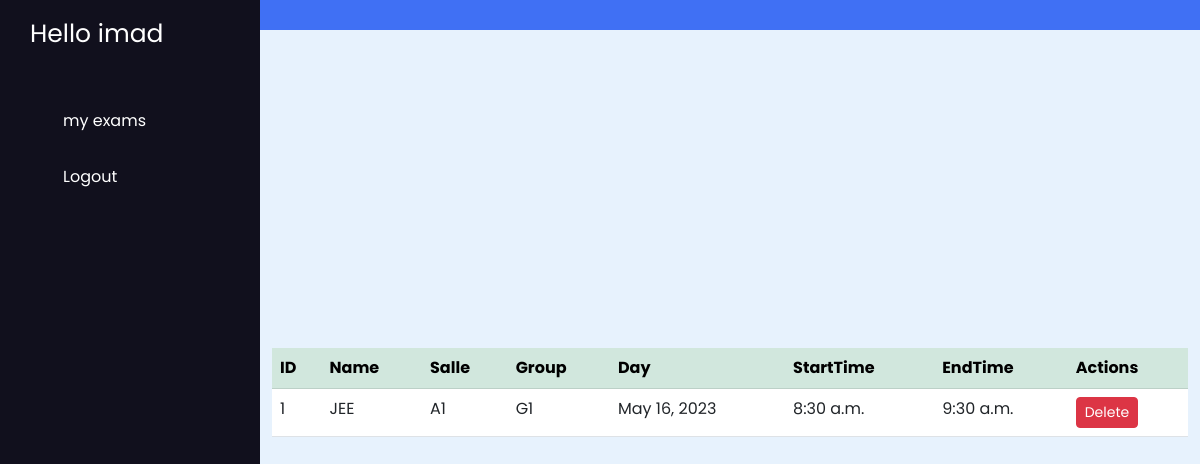
Screenshot of /list_exams/ (signed in) with the database file from the repository.
### exam_app/models.py (models this page shows)
class Exam(models.Model):
    name = models.CharField(max_length=100, null=True, blank=True)
    salle = models.CharField(max_length=10, null=True, blank=True)
    group = models.ForeignKey(Group, on_delete=models.CASCADE, null=True)
    day = models.DateField()
    start_time = models.TimeField()
    end_time = models.TimeField()

class Group(models.Model):
    name = models.CharField(max_length=10)
    def __str__(self):
        return f"{self.name}"

### exam_app/views.py (the view)
# urls.py: path('list_exams/', ListExamsView, name="list_exams"),
def ListExamsView(request):
    all_exams = Exam.objects.all()
    return render(request, "list_exams.html", {"exams": all_exams})

### exam_app/templates/list_exams.html
{% extends "base.html" %}
{% block content %}
<div class="container">
<table class="table table-hover">
    <thead class="table-success">
      <th>ID</th>
      <th>Name</th>
      <th>Salle</th>
      <th>Group</th>
      <th>Day</th>
      <th>StartTime</th>
      <th>EndTime</th>
      <th>Actions</th>
    </thead>
    <tbody>
      {% for exam in exams %}
      <tr>
        <td>{{ exam.id }}</td>
        <td>{{ exam.name }}</td>
        <td>{{ exam.salle }}</td>
        <td>{{ exam.group }}</td>
        <td>{{ exam.day }}</td>
        <td>{{ exam.start_time }}</td>
        <td>{{ exam.end_time }}</td>
        <td>
          <a class="btn btn-sm btn-danger" href="{% url 'delete_exam' exam.id %}">Delete</a>
        </td>
      </tr>
      {% endfor %}
    </tbody>
  </table>
</div>
{% endblock content %}

### exam_app/templates/base.html (shortened to what this page needs)
{% load static %}
<!DOCTYPE html>
<html lang="en">
  <head>
    <link href="https://cdn.jsdelivr.net/npm/bootstrap@5.3.0-alpha3/dist/css/bootstrap.min.css" rel="stylesheet">
    <link rel="stylesheet" href="{% static 'css/style.css' %}" />
  </head>
  <body>
    <nav class="sidebar">
      <a href="#" class="logo">Hello {{ request.user }}</a>
      <div class="menu-content">
        <ul class="menu-items">
          {% if request.user.is_active and not request.user.is_superuser %}
          <li class="item">
            <a href="{% url 'index' %}">my exams</a>
          </li>
          {% endif %}
          {% if request.user.is_authenticated %}
          <li class="item">
            <a href="{% url 'logout' %}">Logout</a>
          </li>
          {% endif %}
        </ul>
      </div>
    </nav>
    <nav class="navbar">
    </nav>
    <main class="main">
    {% block content %}
    {% endblock content %}
    </main>
  </body>
</html>

### exam_app/static/css/style.css (style rules this page uses)
* { margin: 0; padding: 0; box-sizing: border-box; font-family: "Poppins", sans-serif; }
.sidebar { position: fixed; height: 100%; width: 260px; background: #11101d; padding: 15px; z-index: 99; }
.logo { font-size: 25px; padding: 0 15px; }
.sidebar a { color: #fff; text-decoration: none; }
.menu-content { position: relative; height: 100%; width: 100%; margin-top: 40px; overflow-y: scroll; }
.menu-items { height: 100%; width: 100%; list-style: none; transition: all 0.4s ease; }
.item a, .submenu-item { padding: 16px; display: inline-block; width: 100%; border-radius: 12px; }
.navbar, .main { left: 260px; width: calc(100% - 260px); transition: all 0.5s ease; z-index: 1000; }
.navbar { position: fixed; color: #fff; padding: 15px 20px; font-size: 25px; background: #4070f4; cursor: pointer; }
.main { position: relative; display: flex; align-items: center; justify-content: center; height: 100vh; z-index: 100; background: #e7f2fd; }

### rows the page displays
Exam: id "1", name "JEE", salle "A1", group "G1", day "May 16, 2023", start_time "8:30 a.m.", end_time "9:30 a.m."

### other values shown
{{ request.user }} "imad"
